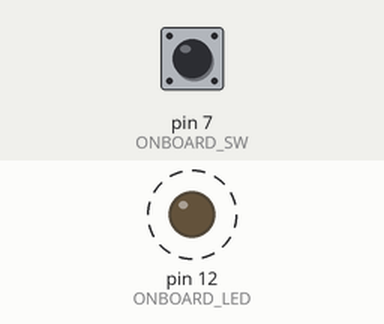
The sketch below on a simulated Arduino Uno, built with avr-gcc and run on an emulated ATmega328P. Parts: output pins drawn as LEDs (lit = HIGH). Dashed ring = blinking. The test bench sets the inputs (shaded band); at power-on: pin 7 (ONBOARD_SW) HIGH.

Above: at 1.8 s.
1.9 s: pin 7 (ONBOARD_SW) pulled LOW for 3.2 s
At 5.5 s:
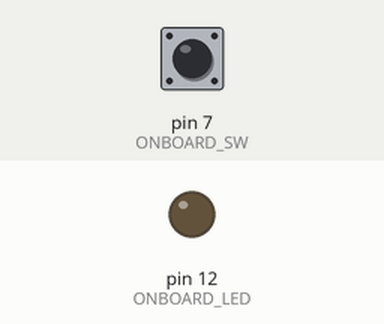
At 6.0 s:
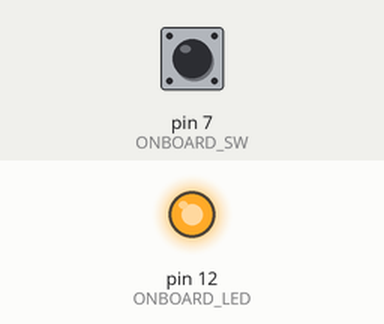
Timing chart, 0 to 12.6 s (numbered marks = the images above; inputs shaded):
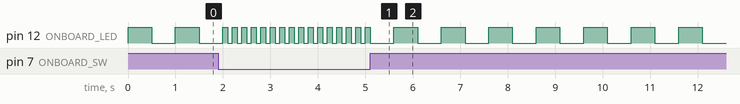

The sketch:

Asserted_low_input_switch.ino
```cpp
#define ONBOARD_LED 12
#define ONBOARD_SW 7

int current_LED = LOW;

void setup() {
  Serial.begin(115200);
  pinMode(ONBOARD_LED, OUTPUT);
  pinMode(ONBOARD_SW, INPUT_PULLUP);

  digitalWrite(ONBOARD_LED, current_LED);
}

void loop() {
  current_LED = (current_LED == HIGH) ? LOW: HIGH;
  digitalWrite(ONBOARD_LED, current_LED);

  if (digitalRead(ONBOARD_SW)==LOW) {
    delay(100);
  }
  else {
    delay(500);
  }
}
```
